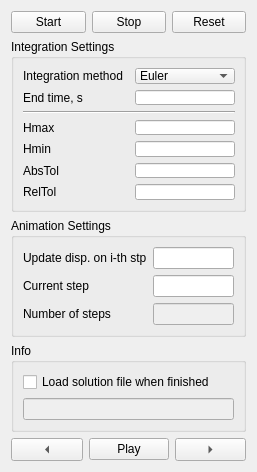
<?xml version="1.0" encoding="UTF-8"?>
<ui version="4.0">
 <class>Form</class>
 <widget class="QWidget" name="Form">
  <property name="geometry">
   <rect>
    <x>0</x>
    <y>0</y>
    <width>257</width>
    <height>472</height>
   </rect>
  </property>
  <property name="minimumSize">
   <size>
    <width>257</width>
    <height>472</height>
   </size>
  </property>
  <property name="maximumSize">
   <size>
    <width>257</width>
    <height>472</height>
   </size>
  </property>
  <property name="windowTitle">
   <string>Simulation Control</string>
  </property>
  <layout class="QGridLayout" name="gridLayout_2">
   <item row="2" column="0">
    <widget class="QGroupBox" name="animationSettings">
     <property name="title">
      <string>Animation Settings</string>
     </property>
     <layout class="QGridLayout" name="gridLayout_3">
      <item row="1" column="1">
       <widget class="QLineEdit" name="currentStep">
        <property name="enabled">
         <bool>true</bool>
        </property>
        <property name="inputMethodHints">
         <set>Qt::ImhDigitsOnly|Qt::ImhPreferNumbers</set>
        </property>
       </widget>
      </item>
      <item row="0" column="1">
       <widget class="QLineEdit" name="updateDisplayStep">
        <property name="inputMethodHints">
         <set>Qt::ImhDigitsOnly|Qt::ImhPreferNumbers</set>
        </property>
       </widget>
      </item>
      <item row="1" column="0">
       <widget class="QLabel" name="currentStepLabel">
        <property name="text">
         <string>Current step </string>
        </property>
       </widget>
      </item>
      <item row="0" column="0">
       <widget class="QLabel" name="updateDisplayStepLabel">
        <property name="text">
         <string>Update disp. on i-th stp</string>
        </property>
       </widget>
      </item>
      <item row="2" column="0">
       <widget class="QLabel" name="numberOfSteps_label">
        <property name="text">
         <string>Number of steps</string>
        </property>
       </widget>
      </item>
      <item row="2" column="1">
       <widget class="QLineEdit" name="numberOfSteps">
        <property name="enabled">
         <bool>false</bool>
        </property>
        <property name="inputMethodHints">
         <set>Qt::ImhDigitsOnly|Qt::ImhPreferNumbers</set>
        </property>
       </widget>
      </item>
     </layout>
    </widget>
   </item>
   <item row="4" column="0">
    <layout class="QHBoxLayout" name="animationControl">
     <item>
      <widget class="QToolButton" name="backwardButton">
       <property name="sizePolicy">
        <sizepolicy hsizetype="Expanding" vsizetype="Fixed">
         <horstretch>0</horstretch>
         <verstretch>0</verstretch>
        </sizepolicy>
       </property>
       <property name="accessibleName">
        <string/>
       </property>
       <property name="text">
        <string/>
       </property>
       <property name="arrowType">
        <enum>Qt::LeftArrow</enum>
       </property>
      </widget>
     </item>
     <item>
      <widget class="QPushButton" name="playButton">
       <property name="sizePolicy">
        <sizepolicy hsizetype="Expanding" vsizetype="Fixed">
         <horstretch>0</horstretch>
         <verstretch>0</verstretch>
        </sizepolicy>
       </property>
       <property name="text">
        <string>Play</string>
       </property>
      </widget>
     </item>
     <item>
      <widget class="QToolButton" name="forwardButton">
       <property name="sizePolicy">
        <sizepolicy hsizetype="Expanding" vsizetype="Fixed">
         <horstretch>0</horstretch>
         <verstretch>0</verstretch>
        </sizepolicy>
       </property>
       <property name="text">
        <string/>
       </property>
       <property name="arrowType">
        <enum>Qt::RightArrow</enum>
       </property>
      </widget>
     </item>
    </layout>
   </item>
   <item row="3" column="0">
    <widget class="QGroupBox" name="info">
     <property name="title">
      <string>Info</string>
     </property>
     <layout class="QGridLayout" name="gridLayout_4">
      <item row="1" column="0">
       <widget class="QLineEdit" name="solutionFileLoaded_display">
        <property name="enabled">
         <bool>false</bool>
        </property>
       </widget>
      </item>
      <item row="0" column="0">
       <widget class="QCheckBox" name="loadSolutionFileStatus">
        <property name="text">
         <string>Load solution file when finished</string>
        </property>
       </widget>
      </item>
     </layout>
    </widget>
   </item>
   <item row="0" column="0">
    <layout class="QHBoxLayout" name="horizontalLayout">
     <item>
      <widget class="QPushButton" name="simulationStartButton">
       <property name="sizePolicy">
        <sizepolicy hsizetype="Expanding" vsizetype="Fixed">
         <horstretch>0</horstretch>
         <verstretch>0</verstretch>
        </sizepolicy>
       </property>
       <property name="text">
        <string>Start</string>
       </property>
      </widget>
     </item>
     <item>
      <widget class="QPushButton" name="simulationStopButton">
       <property name="sizePolicy">
        <sizepolicy hsizetype="Expanding" vsizetype="Fixed">
         <horstretch>0</horstretch>
         <verstretch>0</verstretch>
        </sizepolicy>
       </property>
       <property name="text">
        <string>Stop</string>
       </property>
      </widget>
     </item>
     <item>
      <widget class="QPushButton" name="simulationResetButton">
       <property name="sizePolicy">
        <sizepolicy hsizetype="Expanding" vsizetype="Fixed">
         <horstretch>0</horstretch>
         <verstretch>0</verstretch>
        </sizepolicy>
       </property>
       <property name="text">
        <string>Reset</string>
       </property>
      </widget>
     </item>
    </layout>
   </item>
   <item row="1" column="0">
    <widget class="QGroupBox" name="integrationSettings">
     <property name="sizePolicy">
      <sizepolicy hsizetype="Expanding" vsizetype="Expanding">
       <horstretch>0</horstretch>
       <verstretch>0</verstretch>
      </sizepolicy>
     </property>
     <property name="title">
      <string>Integration Settings</string>
     </property>
     <layout class="QGridLayout" name="gridLayout">
      <item row="4" column="4">
       <widget class="QLineEdit" name="Hmin">
        <property name="enabled">
         <bool>true</bool>
        </property>
        <property name="inputMethodHints">
         <set>Qt::ImhDigitsOnly|Qt::ImhPreferNumbers</set>
        </property>
       </widget>
      </item>
      <item row="3" column="4">
       <widget class="QLineEdit" name="Hmax">
        <property name="enabled">
         <bool>true</bool>
        </property>
        <property name="inputMethodHints">
         <set>Qt::ImhDigitsOnly|Qt::ImhPreferNumbers</set>
        </property>
       </widget>
      </item>
      <item row="5" column="4">
       <widget class="QLineEdit" name="absTol">
        <property name="enabled">
         <bool>true</bool>
        </property>
        <property name="inputMethodHints">
         <set>Qt::ImhDigitsOnly|Qt::ImhPreferNumbers</set>
        </property>
       </widget>
      </item>
      <item row="6" column="2">
       <widget class="QLabel" name="relTolLabel">
        <property name="text">
         <string>RelTol</string>
        </property>
       </widget>
      </item>
      <item row="0" column="2">
       <widget class="QLabel" name="endTimeLabel_3">
        <property name="text">
         <string>Integration method</string>
        </property>
       </widget>
      </item>
      <item row="1" column="2">
       <widget class="QLabel" name="endTimeLabel">
        <property name="text">
         <string>End time, s</string>
        </property>
       </widget>
      </item>
      <item row="0" column="4">
       <widget class="QComboBox" name="integrationMethodComboBox">
        <property name="sizePolicy">
         <sizepolicy hsizetype="Fixed" vsizetype="Fixed">
          <horstretch>0</horstretch>
          <verstretch>0</verstretch>
         </sizepolicy>
        </property>
        <property name="minimumSize">
         <size>
          <width>100</width>
          <height>0</height>
         </size>
        </property>
        <item>
         <property name="text">
          <string>Euler</string>
         </property>
        </item>
        <item>
         <property name="text">
          <string>Runge-Kutta</string>
         </property>
        </item>
       </widget>
      </item>
      <item row="1" column="4">
       <widget class="QLineEdit" name="endTime">
        <property name="inputMethodHints">
         <set>Qt::ImhDigitsOnly|Qt::ImhPreferNumbers</set>
        </property>
       </widget>
      </item>
      <item row="2" column="2" colspan="3">
       <widget class="Line" name="line_3">
        <property name="orientation">
         <enum>Qt::Horizontal</enum>
        </property>
       </widget>
      </item>
      <item row="6" column="4">
       <widget class="QLineEdit" name="relTol">
        <property name="enabled">
         <bool>true</bool>
        </property>
        <property name="inputMethodHints">
         <set>Qt::ImhDigitsOnly|Qt::ImhPreferNumbers</set>
        </property>
       </widget>
      </item>
      <item row="4" column="2">
       <widget class="QLabel" name="HminLabel">
        <property name="text">
         <string>Hmin</string>
        </property>
       </widget>
      </item>
      <item row="5" column="2">
       <widget class="QLabel" name="absTolLabel">
        <property name="text">
         <string>AbsTol</string>
        </property>
       </widget>
      </item>
      <item row="3" column="2">
       <widget class="QLabel" name="HmaxLabel">
        <property name="text">
         <string>Hmax</string>
        </property>
       </widget>
      </item>
      <item row="0" column="3">
       <spacer name="horizontalSpacer">
        <property name="orientation">
         <enum>Qt::Horizontal</enum>
        </property>
        <property name="sizeHint" stdset="0">
         <size>
          <width>40</width>
          <height>20</height>
         </size>
        </property>
       </spacer>
      </item>
     </layout>
    </widget>
   </item>
  </layout>
 </widget>
 <resources/>
 <connections/>
</ui>
